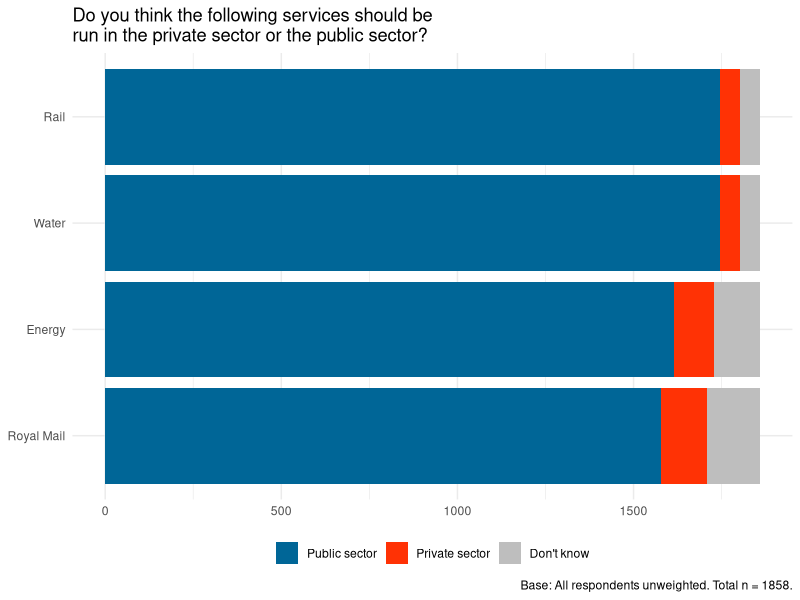

Write the R code that produced this figure.
## ---- chunk 1
#| label: load-packages
#| message: false

library(tidyverse)
## ---- chunk 2
df <- tibble(
  x = 1:5,
  y = c("a", "b", "a", "a", "b"),
  z = c("K", "K", "L", "L", "K")
)
df
## ---- chunk 3
survation <- read_csv("data/survation.csv")
survation_longer <- survation |>
  pivot_longer(
    cols = -ID,
    names_to = "service",
    values_to = "sector"
  )
survation_longer |>
  count(service, sector) |>
  group_by(service) |>
  mutate(prop = n / sum(n))
survation_longer |>
  mutate(
    service = fct_relevel(service, "Royal Mail", "Energy", "Water", "Rail"),
    sector = fct_rev(fct_relevel(sector, "Public sector", "Private sector", "Don't know"))
    ) |>
  group_by(service, sector) |>
  summarise(cnt = n()) |>
  mutate(freq = round(cnt / sum(cnt), 3))
## ---- chunk 4
#| echo: false
survation_longer |>
  count(service, sector) |>
  group_by(service) |>
  mutate(prop = n / sum(n))
survation_longer |>
  mutate(
    service = fct_relevel(service, "Royal Mail", "Energy", "Water", "Rail"),
    sector = fct_rev(fct_relevel(sector, "Public sector", "Private sector", "Don't know"))
    ) |>
  ggplot(
    aes(y = service, fill = sector)
  ) +
  geom_bar() +
  scale_fill_manual(
    values = c("gray", "#FF3205", "#006697"),
  ) +
  guides(
    fill = guide_legend(reverse = TRUE)
  ) +
  theme_minimal() +
  theme(legend.position = "bottom") +
  labs(
    x = NULL,
    y = NULL,
    fill = NULL,
    title = "Do you think the following services should be\nrun in the private sector or the public sector?",
    caption = "Base: All respondents unweighted. Total n = 1858."
  )
